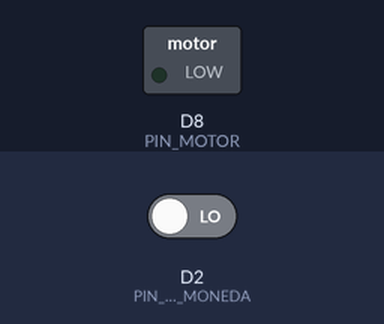
Recording of a sketch running on a simulated ESP8266 (NodeMCU). On the bench: switched loads named in the sketch (green lamp = pin HIGH). Inputs (shaded band) come from the test bench; at power-on: D2 (PIN_SENSOR_MONEDA) LOW.

Above: at 1.2 s.
1.3 s: D2 (PIN_SENSOR_MONEDA) driven HIGH
At 1.7 s:
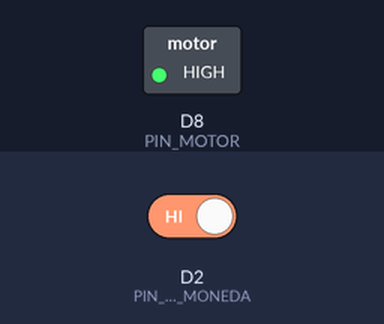
Timing chart, 0 to 4.8 s (numbered marks = the images above; inputs shaded):
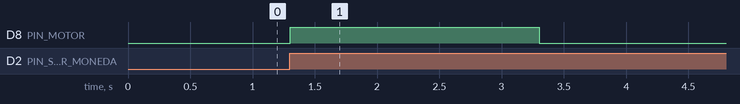

Measured:
- after the input at 1.3 s, D8 (PIN_MOTOR): LOW → HIGH at once, → LOW 2.0 s later

The sketch:

prueba_moneda_motor.ino
```cpp
#include <Arduino.h>

// Pines
#define PIN_SENSOR_MONEDA  D2     // entrada con pull-down externo a GND
#define PIN_MOTOR          D8     // salida al transistor del motor

// Duración del pulso del motor (ms)
const int T_MOTOR = 2000;

// Variable para detectar flanco
bool monedaAnterior = false;

void setup() {
  pinMode(PIN_SENSOR_MONEDA, INPUT);
  pinMode(PIN_MOTOR, OUTPUT);
  digitalWrite(PIN_MOTOR, LOW);

  // Pequeña espera para estabilidad del pin al arrancar
  delay(50);

  // El estado inicial del pin se toma como "estado anterior"
  monedaAnterior = (digitalRead(PIN_SENSOR_MONEDA) == HIGH);
}

void loop() {

  // Detecta si hay moneda actualmente
  bool monedaActual = (digitalRead(PIN_SENSOR_MONEDA) == HIGH);

  // Detecta el flanco: de no-moneda → moneda
  if (monedaActual && !monedaAnterior) {

    // Activar motor
    digitalWrite(PIN_MOTOR, HIGH);
    delay(T_MOTOR);
    digitalWrite(PIN_MOTOR, LOW);

    delay(50); // evitar rebotes fuertes
  }

  // Actualizar estado anterior
  monedaAnterior = monedaActual;

  delay(5);
}
```
